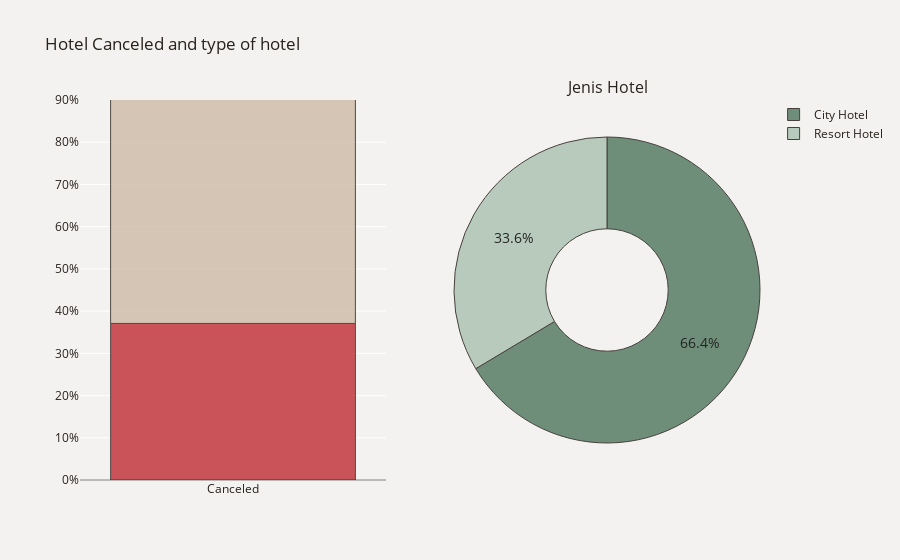

The notebook cell this image was saved under:
### Markdown cell above
### EDA

### Code cell
fig=make_subplots(rows=1, cols=2, 
                  subplot_titles=("", "Jenis Hotel"),
                  specs=[[{"type": "bar"}, {"type": "pie"}]])

plot_df=df['is_canceled'].value_counts(normalize=True)
plot_df=plot_df.mul(100).rename('Percent').reset_index().sort_values('Percent')
plot_df.rename(columns={'index':'is_canceled'}, inplace=True)
plot_df['is_canceled']=['No Canceled' if i == '0' else 'Canceled' for i in plot_df['is_canceled']]
x=plot_df['is_canceled']
y=plot_df['Percent']
fig.add_trace(
    go.Bar(x=x, y=y, text=y,opacity=.8,
           hovertemplate='is_canceled<br>%{x}: %{y:.3}%<extra></extra>',
           showlegend=False), row=1, col=1)
fig.update_traces(texttemplate='%{text:.3s}%', textposition='outside', 
                  marker_line=dict(width=1, color='#1F0202'), marker_color=['#C02B34','#CDBBA7'])
fig.update_yaxes(zeroline=True, zerolinewidth=1, zerolinecolor='gray')
fig.update_layout(yaxis_ticksuffix = '%')

# Pie chart
plot_df2=df
plot_df2=plot_df2['hotel'].value_counts(normalize=True)
plot_df2=plot_df2.mul(100).rename('Percent').reset_index().sort_values('Percent', ascending=False)
plot_df2.rename(columns={'index':'hotel'}, inplace=True)
fig.add_trace(go.Pie(labels=plot_df2['hotel'], values=plot_df2['Percent'], opacity=0.85, hole=0.4,
                     hovertemplate='%{label}<br>hotel: %{value:.3}%<extra></extra>',
                     marker_colors=['#587D65','#ADC4B2','#D1C9C2']), row=1, col=2)
fig.update_yaxes(tickmode = 'array', range=[0, 90], dtick=5)
fig.update_traces(textfont_size=14,textfont_color='black',marker=dict(line=dict(color='#28221D', width=1)))
fig.update_layout(title_text="Hotel Canceled and type of hotel", font_color='#28221D',
                  paper_bgcolor='#F4F2F0', plot_bgcolor='#F4F2F0')      
fig.show()

### Figure 1 — Plotly figure (JSON) as saved in the notebook; plotly's stock layout.template omitted (floating-point values rounded to 4 significant figures)
{"data": [{"hovertemplate": "is_canceled<br>%{x}: %{y:.3}%<extra></extra>", "marker": {"color": ["#C02B34", "#CDBBA7"], "line": {"color": "#28221D", "width": 1}}, "opacity": 0.8, "showlegend": false, "text": [37.08, 62.92], "textfont": {"color": "black", "size": 14}, "textposition": "outside", "texttemplate": "%{text:.3s}%", "type": "bar", "x": ["Canceled", "Canceled"], "xaxis": "x", "y": [37.08, 62.92], "yaxis": "y"}, {"domain": {"x": [0.55, 1], "y": [0, 1]}, "hole": 0.4, "hovertemplate": "%{label}<br>hotel: %{value:.3}%<extra></extra>", "labels": ["City Hotel", "Resort Hotel"], "marker": {"colors": ["#587D65", "#ADC4B2", "#D1C9C2"], "line": {"color": "#28221D", "width": 1}}, "opacity": 0.85, "textfont": {"color": "black", "size": 14}, "type": "pie", "values": [66.41, 33.59]}], "layout": {"annotations": [{"font": {"size": 16}, "showarrow": false, "text": "Jenis Hotel", "x": 0.775, "xanchor": "center", "xref": "paper", "y": 1, "yanchor": "bottom", "yref": "paper"}], "font": {"color": "#28221D"}, "paper_bgcolor": "#F4F2F0", "plot_bgcolor": "#F4F2F0", "title": {"text": "Hotel Canceled and type of hotel"}, "xaxis": {"anchor": "y", "domain": [0, 0.45]}, "yaxis": {"anchor": "x", "domain": [0, 1], "dtick": 5, "range": [0, 90], "tickmode": "array", "ticksuffix": "%", "zeroline": true, "zerolinecolor": "gray", "zerolinewidth": 1}}}
